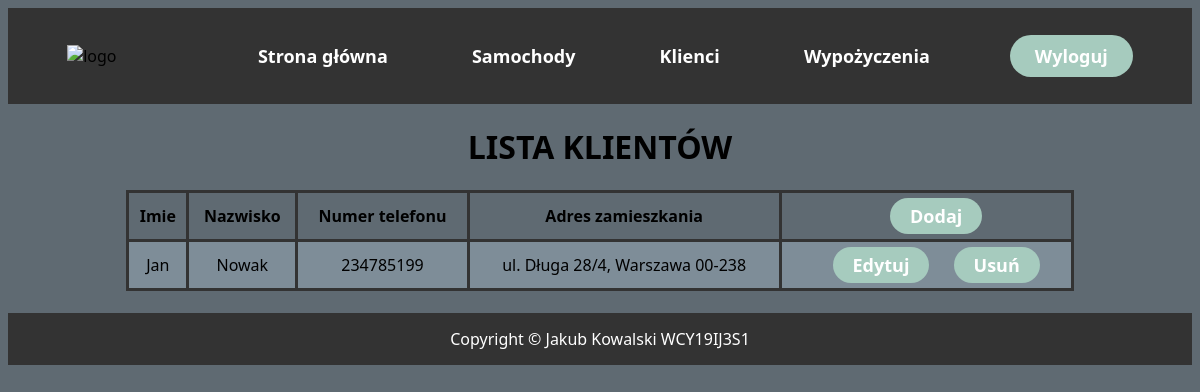
/clients/, run on the app's committed database.
### main/models.py (models this page shows, shortened)
class Client(models.Model):
    name = models.CharField('Imie', max_length=20)
    surname = models.CharField('Nazwisko', max_length=20)
    mobile = models.CharField('Numer telefonu', max_length=12)
    address = models.CharField('Adres zamieszkania', max_length=100)

### main/views.py (the view)
# urls.py: path("clients/", views.clients, name="clients"),
def clients(response):
    clients = Client.objects.all()
    return render(response, "main/clients.html", {"clients": clients})

### main/templates/main/clients.html (shortened to what this page needs)
{% extends 'main/base.html' %}
{% block content %}
    <h1 style="text-align:center">LISTA KLIENTÓW</h1>
    <table align="center">
        <tr>
            <th>Imie</th>
            <th>Nazwisko</th>
            <th>Numer telefonu</th>
            <th>Adres zamieszkania</th>
            <th><a href="add"><button class="button button1">Dodaj</button></a></th>
        </tr>
        {% for item in clients %}
        <tr>
            <td>{{item.name}}</td>
            <td>{{item.surname}}</td>
            <td>{{item.mobile}}</td>
            <td>{{item.address}}</td>
            <td><a href="edit"><button class="button button1"> Edytuj </button></a>   <a href="delete"><button class="button button1"> Usuń </button></a></td>
        </tr>
        {% endfor %}
    </table>
{% endblock %}

### main/templates/main/base.html (style rules this page uses)
body { background-color: #5F6A72; font-family:'Segoe UI', Tahoma, Geneva, Verdana, sans-serif; }
li, a, button { font-family:'Segoe UI', Tahoma, Geneva, Verdana, sans-serif; font-weight: 600; font-size: 18px; color: #ffffff; text-decoration: none; }
button { margin-left: 40px; padding: 9px 25px; background-color: rgba(166, 203, 190, 1); border: none; border-radius: 50px; cursor: pointer; transition: all 0.3s ease 0s; }
.button1 { margin-left: 20px; padding: 6px 20px; background-color: rgba(166, 203, 190, 1); border: none; border-radius: 50px; cursor: pointer; transition: all 0.3s ease 0s; }
table { border-collapse: collapse; width: 80%; }
td, th { border: 3px solid #333333; text-align: center; padding: 5px; }
tr:nth-child(even) { background-color: #7E8D98; }

### data on the page
Client: name "Jan", surname "Nowak", mobile "234785199", address "ul. Długa 28/4, Warszawa 00-238"
